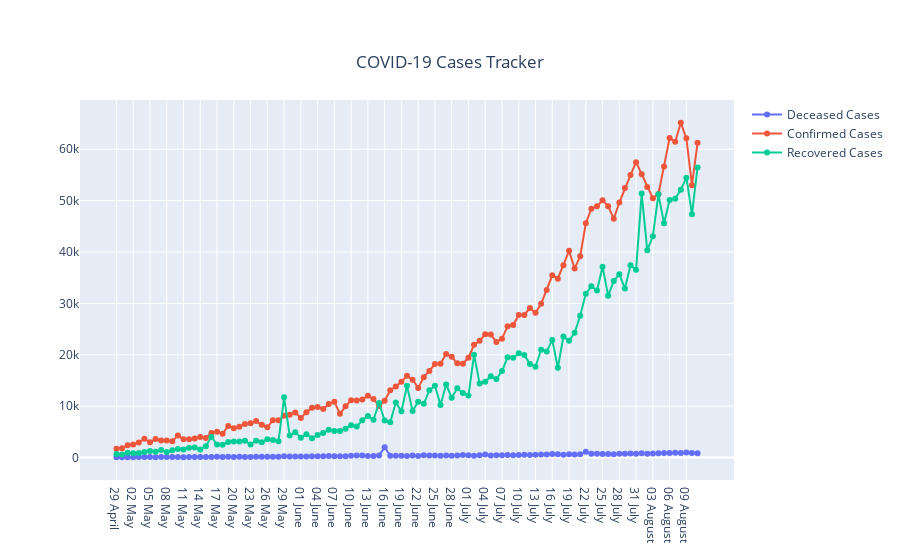

Notebook cell for this chart:
### Markdown cell above
The below graph is a scatter plot along with lines which comprises of daily cases in India. This graph helps to properly track the number of cases which makes it easy to find when the cases were high or low. It also tells the case trend in India.

### Code cell
graph1 = go.Scatter(x=df['Date'],y=df['Confirmed_Cases'],name='Confirmed Cases',mode='markers+lines')
graph2 = go.Scatter(x=df['Date'], y=df['Recovered_Cases'], name='Recovered Cases',mode='markers+lines')
graph3 = go.Scatter(x=df['Date'], y=df['Deceased_Cases'], name='Deceased Cases',mode='markers+lines')
data=[graph3,graph1,graph2]
layout=go.Layout(title='COVID-19 Cases Tracker')
figure=go.Figure(data=data,layout=layout)
figure.update_layout(
            title={
                'y': 0.9,
                'x': 0.5,
                'xanchor':'center',
                'yanchor':'top'
            }
        )
figure.show()

### Figure 1 — Plotly figure (JSON) as saved in the notebook; plotly's stock layout.template omitted (floating-point values rounded to 4 significant figures)
{"data": [{"mode": "markers+lines", "name": "Deceased Cases", "type": "scatter", "x": ["29 April ", "30 April ", "01 May ", "02 May ", "03 May ", "04 May ", "05 May ", "06 May ", "07 May ", "08 May ", "09 May ", "10 May ", "11 May ", "12 May ", "13 May ", "14 May ", "15 May ", "16 May ", "17 May ", "18 May ", "19 May ", "20 May ", "21 May ", "22 May ", "23 May ", "24 May ", "25 May ", "26 May ", "27 May ", "28 May ", "29 May ", "30 May ", "31 May ", "01 June ", "02 June ", "03 June ", "04 June ", "05 June ", "06 June ", "07 June ", "08 June ", "09 June ", "10 June ", "11 June ", "12 June ", "13 June ", "14 June ", "15 June ", "16 June ", "17 June ", "18 June ", "19 June ", "20 June ", "21 June ", "22 June ", "23 June ", "24 June ", "25 June ", "26 June ", "27 June ", "28 June ", "29 June ", "30 June ", "01 July ", "02 July ", "03 July ", "04 July ", "05 July ", "06 July ", "07 July ", "08 July ", "09 July ", "10 July ", "11 July ", "12 July ", "13 July ", "14 July ", "15 July ", "16 July ", "17 July ", "18 July ", "19 July ", "20 July ", "21 July ", "22 July ", "23 July ", "24 July ", "25 July ", "26 July ", "27 July ", "28 July ", "29 July ", "30 July ", "31 July ", "01 August ", "02 August ", "03 August ", "04 August ", "05 August ", "06 August ", "07 August ", "08 August ", "09 August ", "10 August ", "11 August "], "y": [71, 75, 77, 92, 140, 103, 128, 91, 104, 97, 115, 112, 81, 120, 137, 97, 104, 120, 152, 131, 146, 134, 148, 142, 142, 156, 150, 173, 188, 176, 269, 205, 222, 201, 222, 259, 274, 286, 297, 261, 271, 272, 358, 394, 388, 309, 324, 396, 2004, 341, 343, 364, 308, 426, 312, 468, 424, 401, 381, 414, 384, 417, 506, 438, 378, 444, 611, 421, 473, 479, 492, 479, 520, 543, 500, 541, 587, 614, 680, 676, 543, 675, 596, 671, 1130, 755, 763, 703, 704, 642, 774, 775, 784, 764, 854, 760, 806, 849, 919, 899, 937, 875, 1013, 887, 835]}, {"mode": "markers+lines", "name": "Confirmed Cases", "type": "scatter", "x": ["29 April ", "30 April ", "01 May ", "02 May ", "03 May ", "04 May ", "05 May ", "06 May ", "07 May ", "08 May ", "09 May ", "10 May ", "11 May ", "12 May ", "13 May ", "14 May ", "15 May ", "16 May ", "17 May ", "18 May ", "19 May ", "20 May ", "21 May ", "22 May ", "23 May ", "24 May ", "25 May ", "26 May ", "27 May ", "28 May ", "29 May ", "30 May ", "31 May ", "01 June ", "02 June ", "03 June ", "04 June ", "05 June ", "06 June ", "07 June ", "08 June ", "09 June ", "10 June ", "11 June ", "12 June ", "13 June ", "14 June ", "15 June ", "16 June ", "17 June ", "18 June ", "19 June ", "20 June ", "21 June ", "22 June ", "23 June ", "24 June ", "25 June ", "26 June ", "27 June ", "28 June ", "29 June ", "30 June ", "01 July ", "02 July ", "03 July ", "04 July ", "05 July ", "06 July ", "07 July ", "08 July ", "09 July ", "10 July ", "11 July ", "12 July ", "13 July ", "14 July ", "15 July ", "16 July ", "17 July ", "18 July ", "19 July ", "20 July ", "21 July ", "22 July ", "23 July ", "24 July ", "25 July ", "26 July ", "27 July ", "28 July ", "29 July ", "30 July ", "31 July ", "01 August ", "02 August ", "03 August ", "04 August ", "05 August ", "06 August ", "07 August ", "08 August ", "09 August ", "10 August ", "11 August "], "y": [1705, 1801, 2396, 2564, 2952, 3656, 2971, 3602, 3344, 3339, 3175, 4311, 3592, 3562, 3726, 3991, 3808, 4794, 5049, 4628, 6154, 5720, 6023, 6536, 6667, 7111, 6414, 5907, 7246, 7254, 8138, 8364, 8789, 7723, 8812, 9689, 9847, 9472, 10408, 10882, 8536, 9981, 11156, 11135, 11306, 12039, 11405, 10032, 11086, 13108, 13829, 14740, 15918, 15151, 13560, 15656, 16868, 18205, 18255, 20142, 19610, 18339, 18256, 19429, 21947, 22718, 24018, 23942, 22500, 23147, 25561, 25790, 27762, 27757, 29106, 28178, 29917, 32607, 35468, 34820, 37411, 40235, 36806, 39170, 45601, 48443, 48888, 50072, 48932, 46484, 49631, 52479, 54968, 57486, 55117, 52672, 50488, 51282, 56626, 62170, 61455, 65156, 62117, 53016, 61252]}, {"mode": "markers+lines", "name": "Recovered Cases", "type": "scatter", "x": ["29 April ", "30 April ", "01 May ", "02 May ", "03 May ", "04 May ", "05 May ", "06 May ", "07 May ", "08 May ", "09 May ", "10 May ", "11 May ", "12 May ", "13 May ", "14 May ", "15 May ", "16 May ", "17 May ", "18 May ", "19 May ", "20 May ", "21 May ", "22 May ", "23 May ", "24 May ", "25 May ", "26 May ", "27 May ", "28 May ", "29 May ", "30 May ", "31 May ", "01 June ", "02 June ", "03 June ", "04 June ", "05 June ", "06 June ", "07 June ", "08 June ", "09 June ", "10 June ", "11 June ", "12 June ", "13 June ", "14 June ", "15 June ", "16 June ", "17 June ", "18 June ", "19 June ", "20 June ", "21 June ", "22 June ", "23 June ", "24 June ", "25 June ", "26 June ", "27 June ", "28 June ", "29 June ", "30 June ", "01 July ", "02 July ", "03 July ", "04 July ", "05 July ", "06 July ", "07 July ", "08 July ", "09 July ", "10 July ", "11 July ", "12 July ", "13 July ", "14 July ", "15 July ", "16 July ", "17 July ", "18 July ", "19 July ", "20 July ", "21 July ", "22 July ", "23 July ", "24 July ", "25 July ", "26 July ", "27 July ", "28 July ", "29 July ", "30 July ", "31 July ", "01 August ", "02 August ", "03 August ", "04 August ", "05 August ", "06 August ", "07 August ", "08 August ", "09 August ", "10 August ", "11 August "], "y": [690, 630, 962, 831, 911, 1082, 1295, 1161, 1475, 1111, 1414, 1669, 1579, 1905, 1963, 1594, 2234, 4012, 2538, 2482, 3032, 3113, 3131, 3280, 2576, 3285, 3012, 3585, 3434, 3171, 11735, 4303, 4928, 3882, 4531, 3789, 4390, 4770, 5433, 5191, 5171, 5634, 6275, 6044, 7263, 8092, 7358, 10639, 7226, 6890, 10741, 9029, 13974, 9075, 10879, 10462, 13089, 13983, 10246, 14229, 11631, 13497, 12565, 12064, 19999, 14417, 14746, 15829, 15315, 16836, 19508, 19408, 20289, 19981, 18198, 17683, 20977, 20646, 22867, 17476, 23583, 22730, 24303, 27589, 31875, 33326, 32514, 37125, 31512, 34354, 35683, 32886, 37425, 36554, 51368, 40355, 43070, 51220, 45583, 50141, 50387, 52135, 54474, 47362, 56461]}], "layout": {"title": {"text": "COVID-19 Cases Tracker", "x": 0.5, "xanchor": "center", "y": 0.9, "yanchor": "top"}}}
